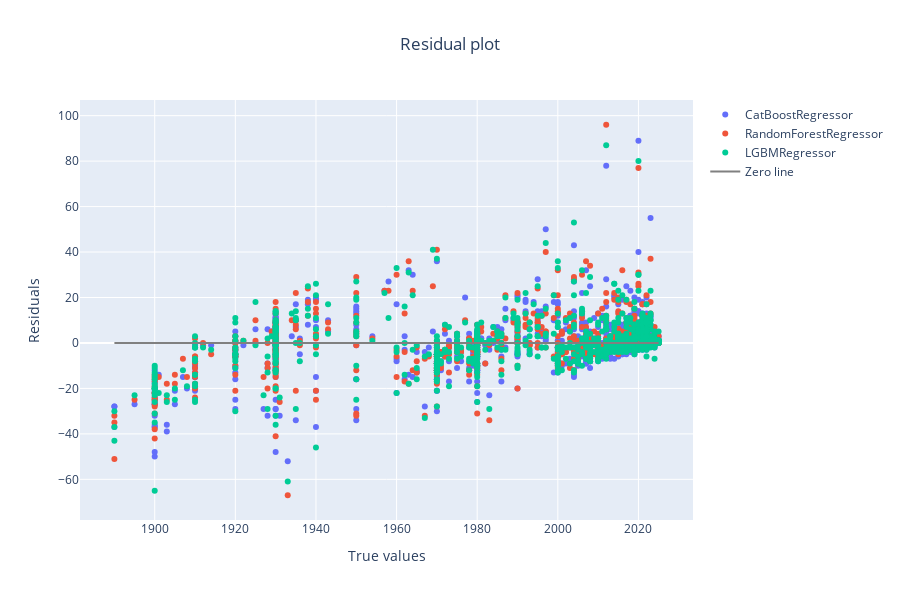

The notebook cell saved with this chart:
### Markdown cell above
### Visual comparison of the best models

### Code cell
warnings.filterwarnings("ignore",)
# znalezc najlepsze hiperaramety i zrobic porownanie plotyl top 5 modeli
best_models = [
    CatBoostRegressor(verbose=0, border_count=32, depth=10, iterations=1000, l2_leaf_reg=0.1, learning_rate=0.01, od_wait=10),
    RandomForestRegressor(max_depth= None, max_features='auto', min_samples_leaf= 1, min_samples_split= 2, n_estimators= 100),
    LGBMRegressor(learning_rate= 0.01, max_depth=8, min_child_samples= 1, n_estimators= 1000, num_leaves= 63, reg_alpha=0.5, reg_lambda= 0.1),
]

clean_scaled_results = regressor_models_comparison(X_train_scaled, X_test_scaled, y_train, y_test, best_models, verbose= True, visualize_fit= False, visualize_resid= True, round_prediction=0)

### Figure 1 — Plotly figure (JSON) as saved in the notebook; plotly's stock layout.template omitted (floating-point values rounded to 4 significant figures; data arrays with more than 128 entries replaced by an {"elided": "..."} marker saying what was removed)
{"data": [{"mode": "markers", "name": "CatBoostRegressor", "type": "scatter", "x": {"elided": "1518 int values"}, "y": {"elided": "1518 int values"}}, {"mode": "markers", "name": "RandomForestRegressor", "type": "scatter", "x": {"elided": "1518 int values"}, "y": {"elided": "1518 int values"}}, {"mode": "markers", "name": "LGBMRegressor", "type": "scatter", "x": {"elided": "1518 int values"}, "y": {"elided": "1518 int values"}}, {"line": {"color": "gray", "width": 2}, "mode": "lines", "name": "Zero line", "showlegend": true, "type": "scatter", "x": [1890, 2025], "y": [0, 0]}], "layout": {"height": 600, "title": {"text": "Residual plot ", "x": 0.5}, "xaxis": {"title": {"text": "True values"}}, "yaxis": {"title": {"text": "Residuals"}}}}
